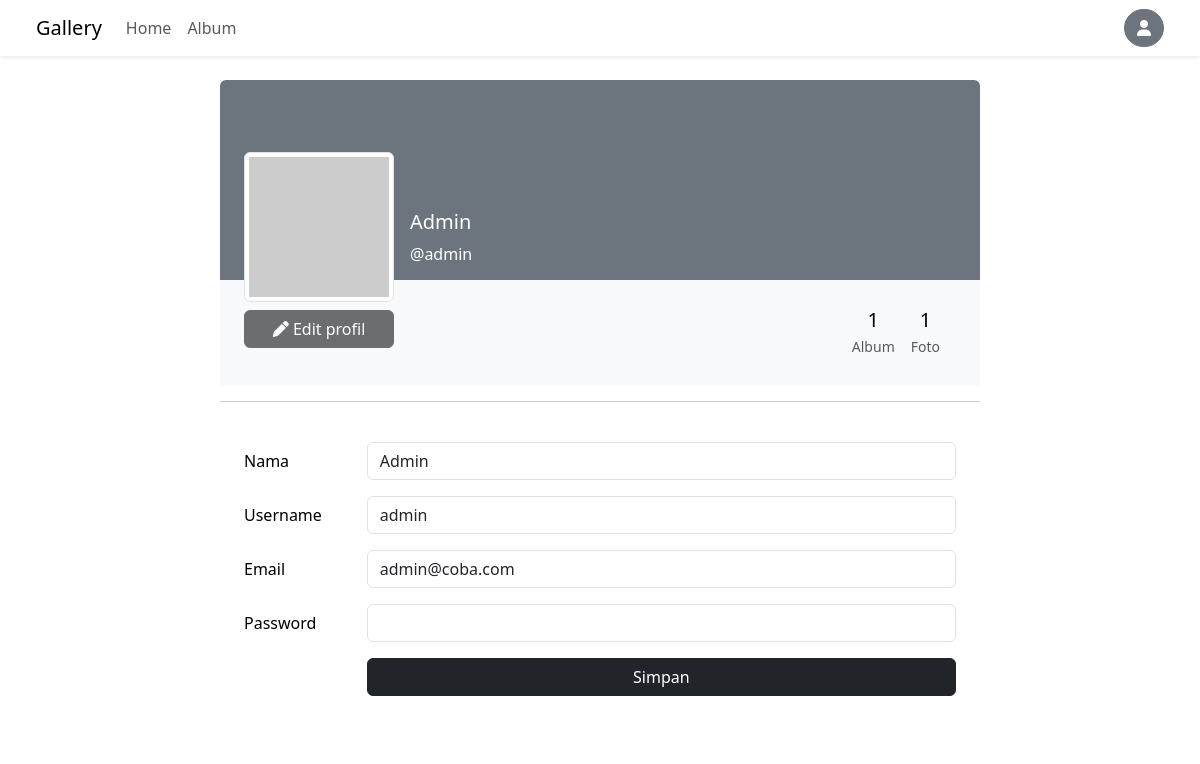
The page /galeri/users/edit_profil.php (signed in) on the database its author committed.
### tables this page shows
CREATE TABLE `users` (
  `user_id` int(11) NOT NULL,
  `name` varchar(50) NOT NULL,
  `username` varchar(50) NOT NULL,
  `password` varchar(255) NOT NULL,
  `email` varchar(100) NOT NULL,
  `access_level` varchar(50) NOT NULL,
  `created_at` timestamp NOT NULL DEFAULT current_timestamp() ON UPDATE current_timestamp()
);

### galeri/users/auth.php (called while the page is built, shortened)
<?php
if (isset($_SESSION["user"])) {
    $user_login = $_SESSION["user"];
    $user_id = $user_login['user_id'];
} else {
    header("Location: ../login.php");
}

### galeri/users/edit_profil.php (the view, shortened to what this page needs)
<?php
require_once("database.php");
require_once("auth.php");
$sql = "SELECT * FROM users WHERE user_id=:user_id";
$stmt = $db->prepare($sql);
$params = array(
    ":user_id" => $user_id
);
$stmt->execute($params);
$users = $stmt->fetch(PDO::FETCH_ASSOC);
$sql = "SELECT * FROM albums WHERE user_id=:user_id";
$albums = $db->prepare($sql);
$albums->execute($params);
$sql = "SELECT * FROM photos WHERE user_id=:user_id";
$photos = $db->prepare($sql);
$photos->execute($params);
?>
<!doctype html>
<html lang="en">
<head>
    <link href="https://cdn.jsdelivr.net/npm/bootstrap@5.3.2/dist/css/bootstrap.min.css" rel="stylesheet">
    <link rel="stylesheet" href="https://cdnjs.cloudflare.com/ajax/libs/font-awesome/6.0.0/css/all.min.css">
</head>
<body>
    <nav class="navbar navbar-expand-lg mb-4 px-4 shadow-sm">
        <div class="container-fluid">
            <a class="navbar-brand" href="#">Gallery</a>
            <div class="collapse navbar-collapse" id="navbarSupportedContent">
                <ul class="navbar-nav me-auto mb-2 mb-lg-0">
                    <li class="nav-item">
                        <a class="nav-link" aria-current="page" href="../index.php">Home</a>
                    </li>
                    <li class="nav-item">
                        <a class="nav-link" href="../album.php">Album</a>
                    </li>
                </ul>
                <div class="dropdown">
                    <button class="btn btn-secondary rounded-pill" type="button" data-bs-toggle="dropdown" aria-expanded="false">
                        <i class="fas fa-user"></i>
                    </button>
                </div>
            </div>
        </div>
    </nav>
    <section class="h-100">
        <div class="m-4 h-100">
            <div class="row d-flex justify-content-center align-items-center h-100">
                <div class="col col-lg-10 col-xl-8">
                    <div class="card border-0">
                        <div class="rounded-top text-white d-flex flex-row bg-secondary" style="height:200px;">
                            <div class="ms-4 mt-5 d-flex flex-column" style="width: 150px;">
                                <img src="https://ui-avatars.com/api/?name=<?php echo $users["name"]; ?>" alt="<?php echo $users["name"]; ?>" class="img-fluid img-thumbnail mt-4 mb-2" style="width: 150px; z-index: 1">
                                <a href="edit_profil.php?id=<?php echo $user_id; ?>" class="btn btn-dark disabled" data-mdb-ripple-color="dark" style="z-index: 1;">
                                </a>
                            </div>
                            <div class="ms-3" style="margin-top: 130px;">
                                <h5><?php echo $users["name"]; ?></h5>
                                <p>@<?php echo $users["username"] ?></p>
                            </div>
                        </div>
                        <div class="p-4 text-black bg-light">
                            <div class="d-flex justify-content-end text-center py-1">
                                <div>
                                    <p class="mb-1 h5"><?php echo $albums->rowCount(); ?></p>
                                    <p class="small text-muted mb-0">Album</p>
                                </div>
                                <div class="px-3">
                                    <p class="mb-1 h5"><?php echo $photos->rowCount(); ?></p>
                                    <p class="small text-muted mb-0">Foto</p>
                                </div>
                            </div>
                        </div>
                        <hr>
                        <div class="card-body p-4 text-black">
                            <form action="" method="POST">
                                <div class="mb-3 row">
                                    <label for="name" class="col-sm-2 col-form-label">Nama</label>
                                    <div class="col-sm-10">
                                        <input type="text" class="form-control" id="name" name="name" value="<?php echo $users['name'] ?>">
                                    </div>
                                </div>
                                <div class="mb-3 row">
                                    <label for="username" class="col-sm-2 col-form-label">Username</label>
                                    <div class="col-sm-10">
                                        <input type="text" class="form-control" id="username" name="username" value="<?php echo $users['username'] ?>">
                                    </div>
                                </div>
                                <div class="mb-3 row">
                                    <label for="email" class="col-sm-2 col-form-label">Email</label>
                                    <div class="col-sm-10">
                                        <input type="email" class="form-control" id="email" name="email" value="<?php echo $users['email'] ?>">
                                    </div>
                                </div>
                                <div class="mb-3 row">
                                    <label for="password" class="col-sm-2 col-form-label">Password</label>
                                    <div class="col-sm-10">
                                        <input type="password" class="form-control" id="password" name="password">
                                    </div>
                                </div>
                                <div class="mb-3 row row justify-content-end">
                                    <div class="col-sm-10">
                                        <button type="submit" class="btn btn-dark w-100" name="submit">Simpan</button>
                                    </div>
                                </div>
                            </form>
                        </div>
                    </div>
                </div>
            </div>
        </div>
    </section>
</body>
</html>

### rows shown on the page
users: name "Admin", username "admin", email "admin@coba.com"

### other values the page prints
$albums->rowCount() "1"
$photos->rowCount() "1"
